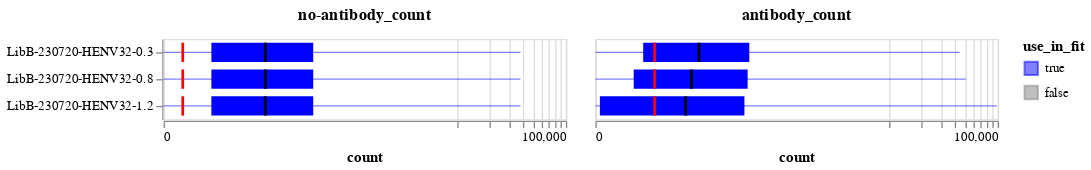

The cell this chart's notebook holds for it:
### Markdown cell above
Now plot the distribution of no-antibody and antibody counts versus the thresholds.
Recall we keep variants that meet **either** threshold, and in an ideal experiment all variants would meet the no-antibody threshold but we may expect only a small fraction (true escape mutations) to meet the antibody threshold.

In the plots below, the bars span the interquartile range, the lines go from min to max, the dark black line is the median, and the red line is the threshold for counts to be retained (a variant only needs to meet one threshold).

### Code cell
count_summary = (
    prob_escape.melt(
        id_vars=["sample", "concentration", "use_in_fit"],
        value_vars=["antibody_count", "no-antibody_count"],
        var_name="count_type",
        value_name="count",
    )
    .groupby(["sample", "concentration", "use_in_fit", "count_type"], as_index=False)
    .aggregate(
        median=pd.NamedAgg("count", "median"),
        q1=pd.NamedAgg("count", lambda s: s.quantile(0.25)),
        q3=pd.NamedAgg("count", lambda s: s.quantile(0.75)),
        min=pd.NamedAgg("count", "min"),
        max=pd.NamedAgg("count", "max"),
    )
    .merge(
        min_counts.rename(
            columns={
                "min_antibody_count": "antibody_count",
                "min_no_antibody_count": "no-antibody_count",
            }
        ).melt(id_vars="sample", var_name="count_type", value_name="threshold"),
        on=["sample", "count_type"],
        validate="one_to_one",
    )
)

base_chart = alt.Chart(count_summary).encode(
    y=alt.Y("sample", title=None, sort=alt.SortField("concentration")),
    tooltip=count_summary.columns.tolist(),
    color=alt.Color(
        "use_in_fit",
        scale=alt.Scale(domain=[True, False], range=["blue", "gray"]),
    ),
)

quantile_bar = base_chart.encode(
    x=alt.X(
        "q1",
        scale=alt.Scale(type="symlog", constant=20),
        axis=alt.Axis(labelOverlap=True),
        title="count",
    ),
    x2="q3",
).mark_bar(color="blue", height={"band": 0.8})

range_line = base_chart.encode(x="min", x2="max").mark_rule(color="blue", opacity=0.5)

median_line = base_chart.encode(
    x="median", x2="median", color=alt.value("black")
).mark_bar(xOffset=1, x2Offset=-1, height={"band": 0.8})

threshold_line = base_chart.encode(
    x="threshold", x2="threshold", color=alt.value("red")
).mark_bar(xOffset=1, x2Offset=-1, height={"band": 0.8})

count_summary_chart = (quantile_bar + range_line + median_line + threshold_line).facet(
    column=alt.Column(
        "count_type",
        title=None,
        sort="descending",
        header=alt.Header(labelFontWeight="bold", labelFontSize=12),
    ),
)

count_summary_chart

### Figure 1 — Vega-Lite specification as saved in the notebook (floating-point values rounded to 4 significant figures)
{"config": {"view": {"continuousWidth": 300, "continuousHeight": 300}}, "data": {"name": "data-42184b1e805f5b63b2bff34ab2e9e9f2"}, "facet": {"column": {"field": "count_type", "header": {"labelFontSize": 12, "labelFontWeight": "bold"}, "sort": "descending", "title": null, "type": "nominal"}}, "spec": {"layer": [{"mark": {"type": "bar", "color": "blue", "height": {"band": 0.8}}, "encoding": {"color": {"field": "use_in_fit", "scale": {"domain": [true, false], "range": ["blue", "gray"]}, "type": "nominal"}, "tooltip": [{"field": "sample", "type": "nominal"}, {"field": "concentration", "type": "quantitative"}, {"field": "use_in_fit", "type": "nominal"}, {"field": "count_type", "type": "nominal"}, {"field": "median", "type": "quantitative"}, {"field": "q1", "type": "quantitative"}, {"field": "q3", "type": "quantitative"}, {"field": "min", "type": "quantitative"}, {"field": "max", "type": "quantitative"}, {"field": "threshold", "type": "quantitative"}], "x": {"axis": {"labelOverlap": true}, "field": "q1", "scale": {"constant": 20, "type": "symlog"}, "title": "count", "type": "quantitative"}, "x2": {"field": "q3"}, "y": {"field": "sample", "sort": {"field": "concentration"}, "title": null, "type": "nominal"}}}, {"mark": {"type": "rule", "color": "blue", "opacity": 0.5}, "encoding": {"color": {"field": "use_in_fit", "scale": {"domain": [true, false], "range": ["blue", "gray"]}, "type": "nominal"}, "tooltip": [{"field": "sample", "type": "nominal"}, {"field": "concentration", "type": "quantitative"}, {"field": "use_in_fit", "type": "nominal"}, {"field": "count_type", "type": "nominal"}, {"field": "median", "type": "quantitative"}, {"field": "q1", "type": "quantitative"}, {"field": "q3", "type": "quantitative"}, {"field": "min", "type": "quantitative"}, {"field": "max", "type": "quantitative"}, {"field": "threshold", "type": "quantitative"}], "x": {"field": "min", "type": "quantitative"}, "x2": {"field": "max"}, "y": {"field": "sample", "sort": {"field": "concentration"}, "title": null, "type": "nominal"}}}, {"mark": {"type": "bar", "height": {"band": 0.8}, "x2Offset": -1, "xOffset": 1}, "encoding": {"color": {"value": "black"}, "tooltip": [{"field": "sample", "type": "nominal"}, {"field": "concentration", "type": "quantitative"}, {"field": "use_in_fit", "type": "nominal"}, {"field": "count_type", "type": "nominal"}, {"field": "median", "type": "quantitative"}, {"field": "q1", "type": "quantitative"}, {"field": "q3", "type": "quantitative"}, {"field": "min", "type": "quantitative"}, {"field": "max", "type": "quantitative"}, {"field": "threshold", "type": "quantitative"}], "x": {"field": "median", "type": "quantitative"}, "x2": {"field": "median"}, "y": {"field": "sample", "sort": {"field": "concentration"}, "title": null, "type": "nominal"}}}, {"mark": {"type": "bar", "height": {"band": 0.8}, "x2Offset": -1, "xOffset": 1}, "encoding": {"color": {"value": "red"}, "tooltip": [{"field": "sample", "type": "nominal"}, {"field": "concentration", "type": "quantitative"}, {"field": "use_in_fit", "type": "nominal"}, {"field": "count_type", "type": "nominal"}, {"field": "median", "type": "quantitative"}, {"field": "q1", "type": "quantitative"}, {"field": "q3", "type": "quantitative"}, {"field": "min", "type": "quantitative"}, {"field": "max", "type": "quantitative"}, {"field": "threshold", "type": "quantitative"}], "x": {"field": "threshold", "type": "quantitative"}, "x2": {"field": "threshold"}, "y": {"field": "sample", "sort": {"field": "concentration"}, "title": null, "type": "nominal"}}}]}, "$schema": "https://vega.github.io/schema/vega-lite/v5.8.0.json", "datasets": {"data-42184b1e805f5b63b2bff34ab2e9e9f2": [{"sample": "LibB-230720-HENV32-0.3", "concentration": 0.3, "use_in_fit": true, "count_type": "antibody_count", "median": 159.0, "q1": 35.0, "q3": 500.0, "min": 0, "max": 44598, "threshold": 50.0}, {"sample": "LibB-230720-HENV32-0.3", "concentration": 0.3, "use_in_fit": true, "count_type": "no-antibody_count", "median": 152.0, "q1": 35.0, "q3": 455.0, "min": 0, "max": 38223, "threshold": 10.0}, {"sample": "LibB-230720-HENV32-0.8", "concentration": 0.8, "use_in_fit": true, "count_type": "antibody_count", "median": 133.0, "q1": 25.0, "q3": 482.0, "min": 0, "max": 50774, "threshold": 50.0}, {"sample": "LibB-230720-HENV32-0.8", "concentration": 0.8, "use_in_fit": true, "count_type": "no-antibody_count", "median": 152.0, "q1": 35.0, "q3": 455.0, "min": 0, "max": 38223, "threshold": 10.0}, {"sample": "LibB-230720-HENV32-1.2", "concentration": 1.2, "use_in_fit": true, "count_type": "antibody_count", "median": 115.0, "q1": 2.0, "q3": 449.0, "min": 0, "max": 98161, "threshold": 50.0}, {"sample": "LibB-230720-HENV32-1.2", "concentration": 1.2, "use_in_fit": true, "count_type": "no-antibody_count", "median": 152.0, "q1": 35.0, "q3": 455.0, "min": 0, "max": 38223, "threshold": 10.0}]}}
